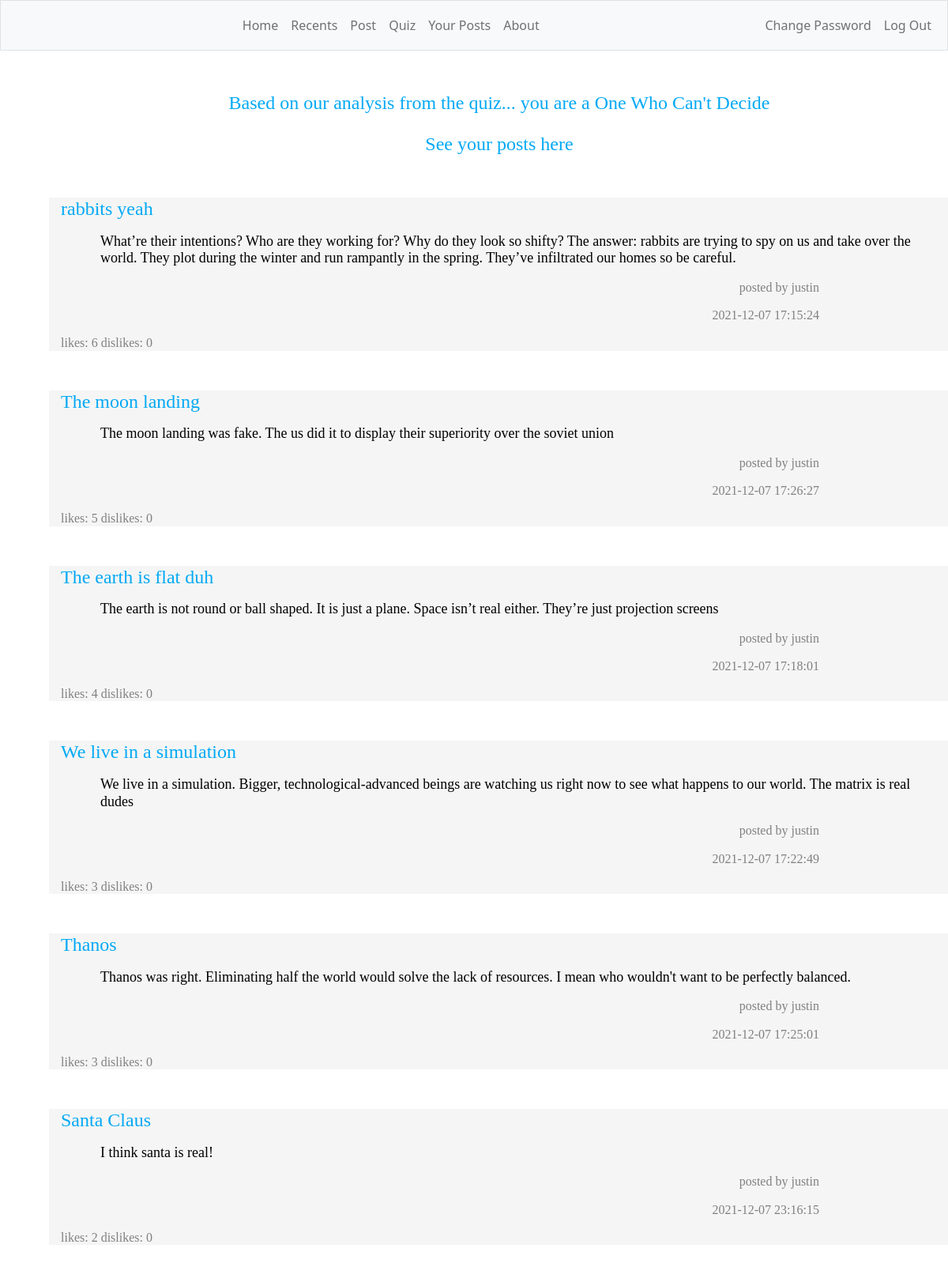
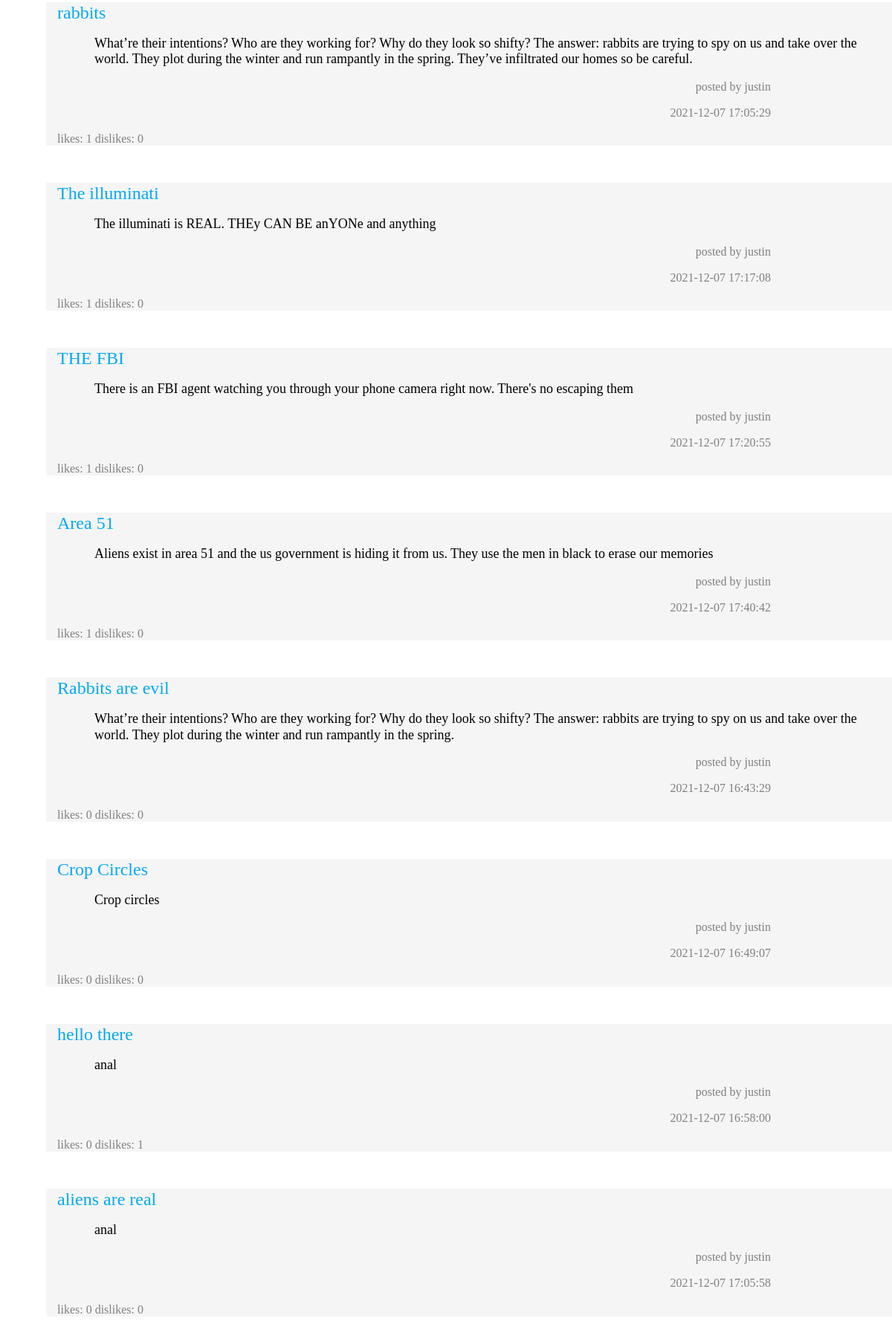
The app's page /your-posts (signed in, upper part) with its own data (2 pictures, top to bottom).
### tables this page shows
CREATE TABLE 'theories' ('name' TEXT, 'user' TEXT, 'content' TEXT, 'upvotes' INTEGER DEFAULT 0 , 'downvotes' INTEGER DEFAULT 0 , date TEXT, id INTEGER, 'genre' TEXT DEFAULT NULL);

### app.py (the view)
@app.route("/your-posts")
@login_required
def history():
    quizResults = db.execute("SELECT * FROM quiz WHERE username = ?", session["user_id"])
    try:
        results = "Based on our analysis from the quiz... you are a "
        if quizResults[0]["wellround"] == 1:
            temp = "Well-Rounder"
            if quizResults[0]["skeptic"] == 1:
                temp = "Skeptic"
            if quizResults[0]["believer"] == 1:
                temp = "True Believer"
            results += temp
        else:
            results += quizResults[0]["result"]
    except:
        results = "Take the quiz to find out what kind of conspiracy theorist you are!"
    pastTheories = db.execute("SELECT * FROM theories WHERE id = ? ORDER BY upvotes DESC", session["user_id"])
    return render_template("history.html", results=results, quizResults=quizResults, pastTheories=pastTheories)

### app.py (called while the page is built)
@app.after_request
def after_request(response):
    response.headers["Cache-Control"] = "no-cache, no-store, must-revalidate"
    response.headers["Expires"] = 0
    response.headers["Pragma"] = "no-cache"
    return response

### helpers.py (called while the page is built)
def login_required(f):
    @wraps(f)
    def decorated_function(*args, **kwargs):
        if session.get("user_id") is None:
            return redirect("/login")
        return f(*args, **kwargs)
    return decorated_function

### templates/history.html (shortened to what this page needs)
<!DOCTYPE html>
<html lang="en">
    <head>
        <link href="https://cdn.jsdelivr.net/npm/bootstrap@5.1.3/dist/css/bootstrap.min.css" rel="stylesheet">
        <link href="/static/styles.css" rel="stylesheet">
    </head>
    <body>
        <nav class="autohide navbar navbar-expand-lg bg-light border navbar navbar-expand-md navbar-light">
            <div class="container-fluid">
                <div class="collapse navbar-collapse" id="navbar">
                    {% if session["user_id"] %}
                        <ul class="navbar-nav ms-auto">
                            <li class="nav-item"><a class="nav-link" href="/">Home</a></li>
                            <li class="nav-item"><a class="nav-link" href="/recents">Recents</a></li>
                            <li class="nav-item"><a class="nav-link" href="/post">Post</a></li>
                            <li class="nav-item"><a class="nav-link" href="/quiz">Quiz</a></li>
                            <li class="nav-item"><a class="nav-link" href="/your-posts">Your Posts</a></li>
                            <li class="nav-item"><a class="nav-link" href="/about">About</a></li>
                        </ul>
                        <ul class="navbar-nav ms-auto">
                            <li class="nav-item"><a class="nav-link" href="/change">Change Password</a></li>
                            <li class="nav-item"><a class="nav-link" href="/logout">Log Out</a></li>
                        </ul>
                    {% else %}
                        <ul class="navbar-nav ms-auto">
                            <li class="nav-item"><a class="nav-link" href="/register">Register</a></li>
                            <li class="nav-item"><a class="nav-link" href="/login">Log In</a></li>
                        </ul>
                    {% endif %}
                </div>
            </div>
        </nav>
        <main class="container-fluid py-5 text-center">
            {% block main %}
                <div class="container crimson large">
                    <p>{{ results }}</p>
                    <p>See your posts here</p>
                </div>
                {% for post in pastTheories %}
                <div class="container grey">
                    <h1 class="leftAlign crimson">{{ post.name }}</p>
                    <p class="paragraph black">{{ post.content }}</p>
                    <p class="author darkgrey">posted by {{ post.user }}</p>
                    <p class="author darkgrey">{{ post.date }}</p>
                    <p class="votes darkgrey">likes: {{ post.upvotes }} dislikes: {{ post.downvotes }}</p>
                </div>
                {% endfor %}
            {% endblock %}
        </main>
    </body>
</html>

### static/styles.css (style rules this page uses)
.container { margin-left: 50px; margin-right: 50px; padding-left: 15px; padding-right: 15px; font-family: "Comic Sans MS", "Comic Sans", cursive; }
.author { text-align: right; font-size: medium; font-family: "Comic Sans MS", "Comic Sans", cursive; margin-right: 150px; }
.crimson { color: #03a9f4; }
.paragraph { text-align: left; font-size: large; font-family: "Comic Sans MS", "Comic Sans", cursive; margin-left: 50px; }
.large { font-size: x-large; }
.leftAlign { text-align: left; font-size: x-large; margin-top: 50px; font-family: "Comic Sans MS", "Comic Sans", cursive; }
.grey { background-color: #F5F5F5; }
.black { color:#000000 }
.darkgrey { color:#808080 }
.votes { font-size: medium; font-family: "Comic Sans MS", "Comic Sans", cursive; }

### templates/history.html (style rules this page uses)
body { animation: fadeInAnimation ease 2s; animation-iteration-count: 1; animation-fill-mode: forwards; }

### records on screen
theories: name "rabbits yeah", content "What’re their intentions? Who are they working for? Why do they look so shifty? The answer: rabbits are trying to spy on us and take over the world. They plot during the winter and run rampantly in the spring. They’ve infiltrated our homes so be careful.", user "justin", date "2021-12-07 17:15:24", upvotes "6", downvotes "0"
theories: name "The moon landing", content "The moon landing was fake. The us did it to display their superiority over the soviet union", user "justin", date "2021-12-07 17:26:27", upvotes "5", downvotes "0"
theories: name "The earth is flat duh", content "The earth is not round or ball shaped. It is just a plane. Space isn’t real either. They’re just projection screens", user "justin", date "2021-12-07 17:18:01", upvotes "4", downvotes "0"
theories: name "We live in a simulation", content "We live in a simulation. Bigger, technological-advanced beings are watching us right now to see what happens to our world. The matrix is real dudes", user "justin", date "2021-12-07 17:22:49", upvotes "3", downvotes "0"
theories: name "Thanos", content "Thanos was right. Eliminating half the world would solve the lack of resources. I mean who wouldn't want to be perfectly balanced.", user "justin", date "2021-12-07 17:25:01", upvotes "3", downvotes "0"
theories: name "Santa Claus", content "I think santa is real!", user "justin", date "2021-12-07 23:16:15", upvotes "2", downvotes "0"
theories: name "rabbits", content "What’re their intentions? Who are they working for? Why do they look so shifty? The answer: rabbits are trying to spy on us and take over the world. They plot during the winter and run rampantly in the spring. They’ve infiltrated our homes so be careful.", user "justin", date "2021-12-07 17:05:29", upvotes "1", downvotes "0"
theories: name "The illuminati", content "The illuminati is REAL. THEy CAN BE anYONe and anything", user "justin", date "2021-12-07 17:17:08", upvotes "1", downvotes "0"
theories: name "THE FBI", content "There is an FBI agent watching you through your phone camera right now. There's no escaping them", user "justin", date "2021-12-07 17:20:55", upvotes "1", downvotes "0"
theories: name "Area 51", content "Aliens exist in area 51 and the us government is hiding it from us. They use the men in black to erase our memories", user "justin", date "2021-12-07 17:40:42", upvotes "1", downvotes "0"
theories: name "Rabbits are evil", content "What’re their intentions? Who are they working for? Why do they look so shifty? The answer: rabbits are trying to spy on us and take over the world. They plot during the winter and run rampantly in the spring.", user "justin", date "2021-12-07 16:43:29", upvotes "0", downvotes "0"
theories: name "Crop Circles", content "Crop circles", user "justin", date "2021-12-07 16:49:07", upvotes "0", downvotes "0"
theories: name "hello there", content "anal", user "justin", date "2021-12-07 16:58:00", upvotes "0", downvotes "1"
theories: name "aliens are real", content "anal", user "justin", date "2021-12-07 17:05:58", upvotes "0", downvotes "0"

### other values on screen
{{ results }} "Based on our analysis from the quiz... you are a One Who Can't Decide"
